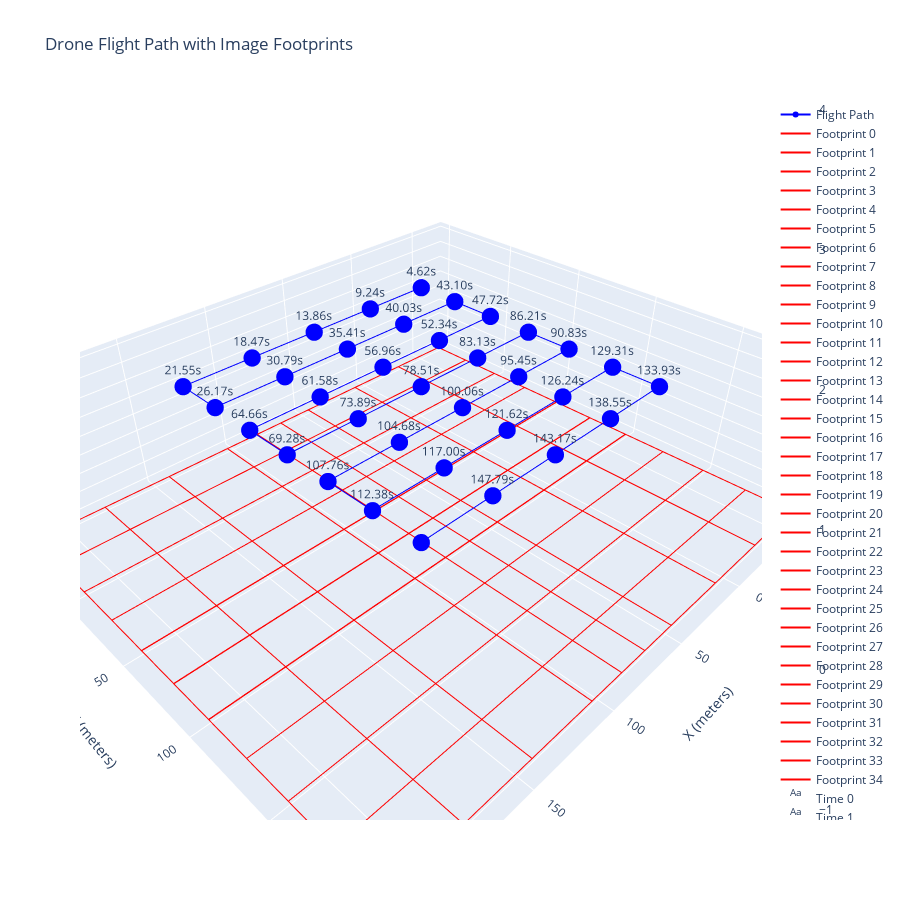

Write notebook code for a chart like this one.
### Code cell
camera_ = copy.deepcopy(camera_x10)
dataset_spec_ = copy.deepcopy(dataset_spec)


MAX_DRONE_SPEED = 16.0
MAX_ACC = 3.5
dataset_spec_.height = 80.2
footprint = compute_image_footprint_on_surface(camera_x10, dataset_spec_.height)

print(camera_, dataset_spec_)

fig = plot_photo_plan(generate_photo_plan_on_grid(camera_, dataset_spec_), footprint, MAX_ACC, MAX_DRONE_SPEED, compute_speed_during_photo_capture(camera_, dataset_spec_))
fig.show()

### Figure 1 — Plotly figure (JSON) as saved in the notebook; plotly's stock layout.template omitted (floating-point values rounded to 4 significant figures)
{"data": [{"line": {"color": "blue", "width": 2}, "marker": {"color": 147.8, "colorscale": [[0, "#440154"], [0.1111, "#482878"], [0.2222, "#3e4989"], [0.3333, "#31688e"], [0.4444, "#26828e"], [0.5556, "#1f9e89"], [0.6667, "#35b779"], [0.7778, "#6ece58"], [0.8889, "#b5de2b"], [1, "#fde725"]], "showscale": true, "size": 6}, "mode": "lines+markers", "name": "Flight Path", "type": "scatter3d", "x": [0, 37.5, 75, 112.5, 150, 150, 112.5, 75, 37.5, 0, 0, 37.5, 75, 112.5, 150, 150, 112.5, 75, 37.5, 0, 0, 37.5, 75, 112.5, 150, 150, 112.5, 75, 37.5, 0, 0, 37.5, 75, 112.5, 150], "y": [0, 0, 0, 0, 0, 25, 25, 25, 25, 25, 50, 50, 50, 50, 50, 75, 75, 75, 75, 75, 100, 100, 100, 100, 100, 125, 125, 125, 125, 125, 150, 150, 150, 150, 150], "z": [80.2, 80.2, 80.2, 80.2, 80.2, 80.2, 80.2, 80.2, 80.2, 80.2, 80.2, 80.2, 80.2, 80.2, 80.2, 80.2, 80.2, 80.2, 80.2, 80.2, 80.2, 80.2, 80.2, 80.2, 80.2, 80.2, 80.2, 80.2, 80.2, 80.2, 80.2, 80.2, 80.2, 80.2, 80.2]}, {"line": {"color": "red", "width": 2}, "mode": "lines", "name": "Footprint 0", "type": "scatter3d", "x": [-66.52, 66.52, 66.52, -66.52, -66.52], "y": [-49.91, -49.91, 49.91, 49.91, -49.91], "z": [0, 0, 0, 0, 0]}, {"line": {"color": "red", "width": 2}, "mode": "lines", "name": "Footprint 1", "type": "scatter3d", "x": [-29.02, 104.0, 104.0, -29.02, -29.02], "y": [-49.91, -49.91, 49.91, 49.91, -49.91], "z": [0, 0, 0, 0, 0]}, {"line": {"color": "red", "width": 2}, "mode": "lines", "name": "Footprint 2", "type": "scatter3d", "x": [8.483, 141.5, 141.5, 8.483, 8.483], "y": [-49.91, -49.91, 49.91, 49.91, -49.91], "z": [0, 0, 0, 0, 0]}, {"line": {"color": "red", "width": 2}, "mode": "lines", "name": "Footprint 3", "type": "scatter3d", "x": [45.98, 179.0, 179.0, 45.98, 45.98], "y": [-49.91, -49.91, 49.91, 49.91, -49.91], "z": [0, 0, 0, 0, 0]}, {"line": {"color": "red", "width": 2}, "mode": "lines", "name": "Footprint 4", "type": "scatter3d", "x": [83.48, 216.5, 216.5, 83.48, 83.48], "y": [-49.91, -49.91, 49.91, 49.91, -49.91], "z": [0, 0, 0, 0, 0]}, {"line": {"color": "red", "width": 2}, "mode": "lines", "name": "Footprint 5", "type": "scatter3d", "x": [83.48, 216.5, 216.5, 83.48, 83.48], "y": [-24.91, -24.91, 74.91, 74.91, -24.91], "z": [0, 0, 0, 0, 0]}, {"line": {"color": "red", "width": 2}, "mode": "lines", "name": "Footprint 6", "type": "scatter3d", "x": [45.98, 179.0, 179.0, 45.98, 45.98], "y": [-24.91, -24.91, 74.91, 74.91, -24.91], "z": [0, 0, 0, 0, 0]}, {"line": {"color": "red", "width": 2}, "mode": "lines", "name": "Footprint 7", "type": "scatter3d", "x": [8.483, 141.5, 141.5, 8.483, 8.483], "y": [-24.91, -24.91, 74.91, 74.91, -24.91], "z": [0, 0, 0, 0, 0]}, {"line": {"color": "red", "width": 2}, "mode": "lines", "name": "Footprint 8", "type": "scatter3d", "x": [-29.02, 104.0, 104.0, -29.02, -29.02], "y": [-24.91, -24.91, 74.91, 74.91, -24.91], "z": [0, 0, 0, 0, 0]}, {"line": {"color": "red", "width": 2}, "mode": "lines", "name": "Footprint 9", "type": "scatter3d", "x": [-66.52, 66.52, 66.52, -66.52, -66.52], "y": [-24.91, -24.91, 74.91, 74.91, -24.91], "z": [0, 0, 0, 0, 0]}, {"line": {"color": "red", "width": 2}, "mode": "lines", "name": "Footprint 10", "type": "scatter3d", "x": [-66.52, 66.52, 66.52, -66.52, -66.52], "y": [0.09118, 0.09118, 99.91, 99.91, 0.09118], "z": [0, 0, 0, 0, 0]}, {"line": {"color": "red", "width": 2}, "mode": "lines", "name": "Footprint 11", "type": "scatter3d", "x": [-29.02, 104.0, 104.0, -29.02, -29.02], "y": [0.09118, 0.09118, 99.91, 99.91, 0.09118], "z": [0, 0, 0, 0, 0]}, {"line": {"color": "red", "width": 2}, "mode": "lines", "name": "Footprint 12", "type": "scatter3d", "x": [8.483, 141.5, 141.5, 8.483, 8.483], "y": [0.09118, 0.09118, 99.91, 99.91, 0.09118], "z": [0, 0, 0, 0, 0]}, {"line": {"color": "red", "width": 2}, "mode": "lines", "name": "Footprint 13", "type": "scatter3d", "x": [45.98, 179.0, 179.0, 45.98, 45.98], "y": [0.09118, 0.09118, 99.91, 99.91, 0.09118], "z": [0, 0, 0, 0, 0]}, {"line": {"color": "red", "width": 2}, "mode": "lines", "name": "Footprint 14", "type": "scatter3d", "x": [83.48, 216.5, 216.5, 83.48, 83.48], "y": [0.09118, 0.09118, 99.91, 99.91, 0.09118], "z": [0, 0, 0, 0, 0]}, {"line": {"color": "red", "width": 2}, "mode": "lines", "name": "Footprint 15", "type": "scatter3d", "x": [83.48, 216.5, 216.5, 83.48, 83.48], "y": [25.09, 25.09, 124.9, 124.9, 25.09], "z": [0, 0, 0, 0, 0]}, {"line": {"color": "red", "width": 2}, "mode": "lines", "name": "Footprint 16", "type": "scatter3d", "x": [45.98, 179.0, 179.0, 45.98, 45.98], "y": [25.09, 25.09, 124.9, 124.9, 25.09], "z": [0, 0, 0, 0, 0]}, {"line": {"color": "red", "width": 2}, "mode": "lines", "name": "Footprint 17", "type": "scatter3d", "x": [8.483, 141.5, 141.5, 8.483, 8.483], "y": [25.09, 25.09, 124.9, 124.9, 25.09], "z": [0, 0, 0, 0, 0]}, {"line": {"color": "red", "width": 2}, "mode": "lines", "name": "Footprint 18", "type": "scatter3d", "x": [-29.02, 104.0, 104.0, -29.02, -29.02], "y": [25.09, 25.09, 124.9, 124.9, 25.09], "z": [0, 0, 0, 0, 0]}, {"line": {"color": "red", "width": 2}, "mode": "lines", "name": "Footprint 19", "type": "scatter3d", "x": [-66.52, 66.52, 66.52, -66.52, -66.52], "y": [25.09, 25.09, 124.9, 124.9, 25.09], "z": [0, 0, 0, 0, 0]}, {"line": {"color": "red", "width": 2}, "mode": "lines", "name": "Footprint 20", "type": "scatter3d", "x": [-66.52, 66.52, 66.52, -66.52, -66.52], "y": [50.09, 50.09, 149.9, 149.9, 50.09], "z": [0, 0, 0, 0, 0]}, {"line": {"color": "red", "width": 2}, "mode": "lines", "name": "Footprint 21", "type": "scatter3d", "x": [-29.02, 104.0, 104.0, -29.02, -29.02], "y": [50.09, 50.09, 149.9, 149.9, 50.09], "z": [0, 0, 0, 0, 0]}, {"line": {"color": "red", "width": 2}, "mode": "lines", "name": "Footprint 22", "type": "scatter3d", "x": [8.483, 141.5, 141.5, 8.483, 8.483], "y": [50.09, 50.09, 149.9, 149.9, 50.09], "z": [0, 0, 0, 0, 0]}, {"line": {"color": "red", "width": 2}, "mode": "lines", "name": "Footprint 23", "type": "scatter3d", "x": [45.98, 179.0, 179.0, 45.98, 45.98], "y": [50.09, 50.09, 149.9, 149.9, 50.09], "z": [0, 0, 0, 0, 0]}, {"line": {"color": "red", "width": 2}, "mode": "lines", "name": "Footprint 24", "type": "scatter3d", "x": [83.48, 216.5, 216.5, 83.48, 83.48], "y": [50.09, 50.09, 149.9, 149.9, 50.09], "z": [0, 0, 0, 0, 0]}, {"line": {"color": "red", "width": 2}, "mode": "lines", "name": "Footprint 25", "type": "scatter3d", "x": [83.48, 216.5, 216.5, 83.48, 83.48], "y": [75.09, 75.09, 174.9, 174.9, 75.09], "z": [0, 0, 0, 0, 0]}, {"line": {"color": "red", "width": 2}, "mode": "lines", "name": "Footprint 26", "type": "scatter3d", "x": [45.98, 179.0, 179.0, 45.98, 45.98], "y": [75.09, 75.09, 174.9, 174.9, 75.09], "z": [0, 0, 0, 0, 0]}, {"line": {"color": "red", "width": 2}, "mode": "lines", "name": "Footprint 27", "type": "scatter3d", "x": [8.483, 141.5, 141.5, 8.483, 8.483], "y": [75.09, 75.09, 174.9, 174.9, 75.09], "z": [0, 0, 0, 0, 0]}, {"line": {"color": "red", "width": 2}, "mode": "lines", "name": "Footprint 28", "type": "scatter3d", "x": [-29.02, 104.0, 104.0, -29.02, -29.02], "y": [75.09, 75.09, 174.9, 174.9, 75.09], "z": [0, 0, 0, 0, 0]}, {"line": {"color": "red", "width": 2}, "mode": "lines", "name": "Footprint 29", "type": "scatter3d", "x": [-66.52, 66.52, 66.52, -66.52, -66.52], "y": [75.09, 75.09, 174.9, 174.9, 75.09], "z": [0, 0, 0, 0, 0]}, {"line": {"color": "red", "width": 2}, "mode": "lines", "name": "Footprint 30", "type": "scatter3d", "x": [-66.52, 66.52, 66.52, -66.52, -66.52], "y": [100.1, 100.1, 199.9, 199.9, 100.1], "z": [0, 0, 0, 0, 0]}, {"line": {"color": "red", "width": 2}, "mode": "lines", "name": "Footprint 31", "type": "scatter3d", "x": [-29.02, 104.0, 104.0, -29.02, -29.02], "y": [100.1, 100.1, 199.9, 199.9, 100.1], "z": [0, 0, 0, 0, 0]}, {"line": {"color": "red", "width": 2}, "mode": "lines", "name": "Footprint 32", "type": "scatter3d", "x": [8.483, 141.5, 141.5, 8.483, 8.483], "y": [100.1, 100.1, 199.9, 199.9, 100.1], "z": [0, 0, 0, 0, 0]}, {"line": {"color": "red", "width": 2}, "mode": "lines", "name": "Footprint 33", "type": "scatter3d", "x": [45.98, 179.0, 179.0, 45.98, 45.98], "y": [100.1, 100.1, 199.9, 199.9, 100.1], "z": [0, 0, 0, 0, 0]}, {"line": {"color": "red", "width": 2}, "mode": "lines", "name": "Footprint 34", "type": "scatter3d", "x": [83.48, 216.5, 216.5, 83.48, 83.48], "y": [100.1, 100.1, 199.9, 199.9, 100.1], "z": [0, 0, 0, 0, 0]}, {"mode": "text", "name": "Time 0", "text": ["4.62s"], "textposition": "top center", "type": "scatter3d", "x": [0], "y": [0], "z": [80.2]}, {"mode": "text", "name": "Time 1", "text": ["9.24s"], "textposition": "top center", "type": "scatter3d", "x": [37.5], "y": [0], "z": [80.2]}, {"mode": "text", "name": "Time 2", "text": ["13.86s"], "textposition": "top center", "type": "scatter3d", "x": [75], "y": [0], "z": [80.2]}, {"mode": "text", "name": "Time 3", "text": ["18.47s"], "textposition": "top center", "type": "scatter3d", "x": [112.5], "y": [0], "z": [80.2]}, {"mode": "text", "name": "Time 4", "text": ["21.55s"], "textposition": "top center", "type": "scatter3d", "x": [150], "y": [0], "z": [80.2]}, {"mode": "text", "name": "Time 5", "text": ["26.17s"], "textposition": "top center", "type": "scatter3d", "x": [150], "y": [25], "z": [80.2]}, {"mode": "text", "name": "Time 6", "text": ["30.79s"], "textposition": "top center", "type": "scatter3d", "x": [112.5], "y": [25], "z": [80.2]}, {"mode": "text", "name": "Time 7", "text": ["35.41s"], "textposition": "top center", "type": "scatter3d", "x": [75], "y": [25], "z": [80.2]}, {"mode": "text", "name": "Time 8", "text": ["40.03s"], "textposition": "top center", "type": "scatter3d", "x": [37.5], "y": [25], "z": [80.2]}, {"mode": "text", "name": "Time 9", "text": ["43.10s"], "textposition": "top center", "type": "scatter3d", "x": [0], "y": [25], "z": [80.2]}, {"mode": "text", "name": "Time 10", "text": ["47.72s"], "textposition": "top center", "type": "scatter3d", "x": [0], "y": [50], "z": [80.2]}, {"mode": "text", "name": "Time 11", "text": ["52.34s"], "textposition": "top center", "type": "scatter3d", "x": [37.5], "y": [50], "z": [80.2]}, {"mode": "text", "name": "Time 12", "text": ["56.96s"], "textposition": "top center", "type": "scatter3d", "x": [75], "y": [50], "z": [80.2]}, {"mode": "text", "name": "Time 13", "text": ["61.58s"], "textposition": "top center", "type": "scatter3d", "x": [112.5], "y": [50], "z": [80.2]}, {"mode": "text", "name": "Time 14", "text": ["64.66s"], "textposition": "top center", "type": "scatter3d", "x": [150], "y": [50], "z": [80.2]}, {"mode": "text", "name": "Time 15", "text": ["69.28s"], "textposition": "top center", "type": "scatter3d", "x": [150], "y": [75], "z": [80.2]}, {"mode": "text", "name": "Time 16", "text": ["73.89s"], "textposition": "top center", "type": "scatter3d", "x": [112.5], "y": [75], "z": [80.2]}, {"mode": "text", "name": "Time 17", "text": ["78.51s"], "textposition": "top center", "type": "scatter3d", "x": [75], "y": [75], "z": [80.2]}, {"mode": "text", "name": "Time 18", "text": ["83.13s"], "textposition": "top center", "type": "scatter3d", "x": [37.5], "y": [75], "z": [80.2]}, {"mode": "text", "name": "Time 19", "text": ["86.21s"], "textposition": "top center", "type": "scatter3d", "x": [0], "y": [75], "z": [80.2]}, {"mode": "text", "name": "Time 20", "text": ["90.83s"], "textposition": "top center", "type": "scatter3d", "x": [0], "y": [100], "z": [80.2]}, {"mode": "text", "name": "Time 21", "text": ["95.45s"], "textposition": "top center", "type": "scatter3d", "x": [37.5], "y": [100], "z": [80.2]}, {"mode": "text", "name": "Time 22", "text": ["100.06s"], "textposition": "top center", "type": "scatter3d", "x": [75], "y": [100], "z": [80.2]}, {"mode": "text", "name": "Time 23", "text": ["104.68s"], "textposition": "top center", "type": "scatter3d", "x": [112.5], "y": [100], "z": [80.2]}, {"mode": "text", "name": "Time 24", "text": ["107.76s"], "textposition": "top center", "type": "scatter3d", "x": [150], "y": [100], "z": [80.2]}, {"mode": "text", "name": "Time 25", "text": ["112.38s"], "textposition": "top center", "type": "scatter3d", "x": [150], "y": [125], "z": [80.2]}, {"mode": "text", "name": "Time 26", "text": ["117.00s"], "textposition": "top center", "type": "scatter3d", "x": [112.5], "y": [125], "z": [80.2]}, {"mode": "text", "name": "Time 27", "text": ["121.62s"], "textposition": "top center", "type": "scatter3d", "x": [75], "y": [125], "z": [80.2]}, {"mode": "text", "name": "Time 28", "text": ["126.24s"], "textposition": "top center", "type": "scatter3d", "x": [37.5], "y": [125], "z": [80.2]}, {"mode": "text", "name": "Time 29", "text": ["129.31s"], "textposition": "top center", "type": "scatter3d", "x": [0], "y": [125], "z": [80.2]}, {"mode": "text", "name": "Time 30", "text": ["133.93s"], "textposition": "top center", "type": "scatter3d", "x": [0], "y": [150], "z": [80.2]}, {"mode": "text", "name": "Time 31", "text": ["138.55s"], "textposition": "top center", "type": "scatter3d", "x": [37.5], "y": [150], "z": [80.2]}, {"mode": "text", "name": "Time 32", "text": ["143.17s"], "textposition": "top center", "type": "scatter3d", "x": [75], "y": [150], "z": [80.2]}, {"mode": "text", "name": "Time 33", "text": ["147.79s"], "textposition": "top center", "type": "scatter3d", "x": [112.5], "y": [150], "z": [80.2]}], "layout": {"height": 900, "scene": {"xaxis": {"title": {"text": "X (meters)"}}, "yaxis": {"title": {"text": "Y (meters)"}}, "zaxis": {"title": {"text": "Z (meters)"}}}, "title": {"text": "Drone Flight Path with Image Footprints"}, "width": 900}}
